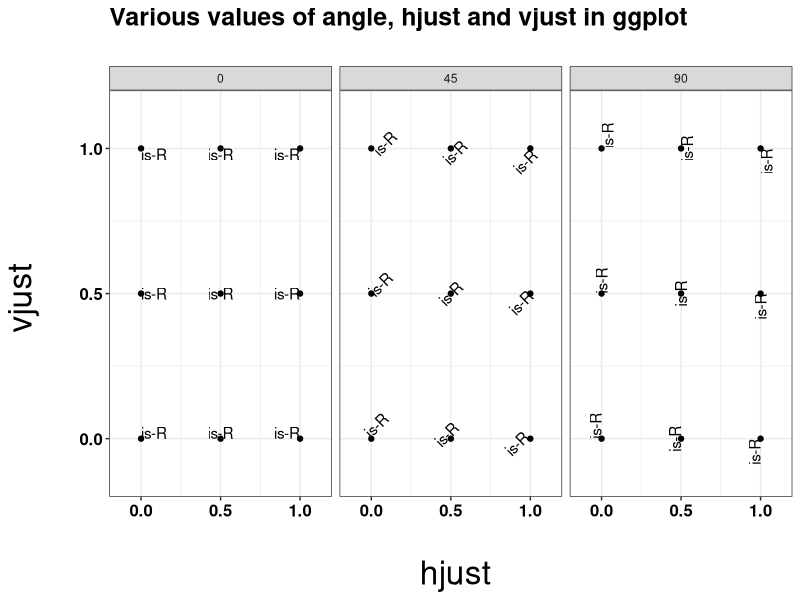

The R script that drew this image:
# Description : Horizontal and Vertical justification on plots
# Website : http://is-r.tumblr.com/post/35835735829/hjust-and-vjust

doInstall <- TRUE # Change to FALSE if you don't want packages installed.
toInstall <- c("ggplot2")
if(doInstall){install.packages(toInstall, repos = "http://cran.r-project.org")}
lapply(toInstall, library, character.only = TRUE)

hjustvjust <- expand.grid(
  hjust=c(0, 0.5, 1),
  vjust=c(0, 0.5, 1),
  angle=c(0, 45, 90),
  text="is-R"
)

hv <- ggplot(hjustvjust, aes(x=hjust, y=vjust)) +
  geom_point() +
  geom_text(aes(label=text, angle=angle, hjust=hjust, vjust=vjust)) +
  facet_grid(~angle) +
  scale_x_continuous(breaks=c(0, 0.5, 1), expand=c(0, 0.2)) +
  scale_y_continuous(breaks=c(0, 0.5, 1), expand=c(0, 0.2)) + theme_bw()

hv + labs(title="Various values of angle, hjust and vjust in ggplot \n", y ="vjust \n", x =" \n hjust") +
  theme(axis.text.x = element_text(colour="black",
                                   size = 12,
                                   face = "bold") ,
        axis.text.y = element_text(colour="black",
                                   size = 12,
                                   face = "bold"),
        axis.title.x = element_text(face="plain",
                                    colour="black",
                                    size=24),
        axis.title.y = element_text(face="plain",
                                    colour="black",
                                    size=24),
        plot.title = element_text(face="bold",
                                  colour="black",
                                  size=18))
